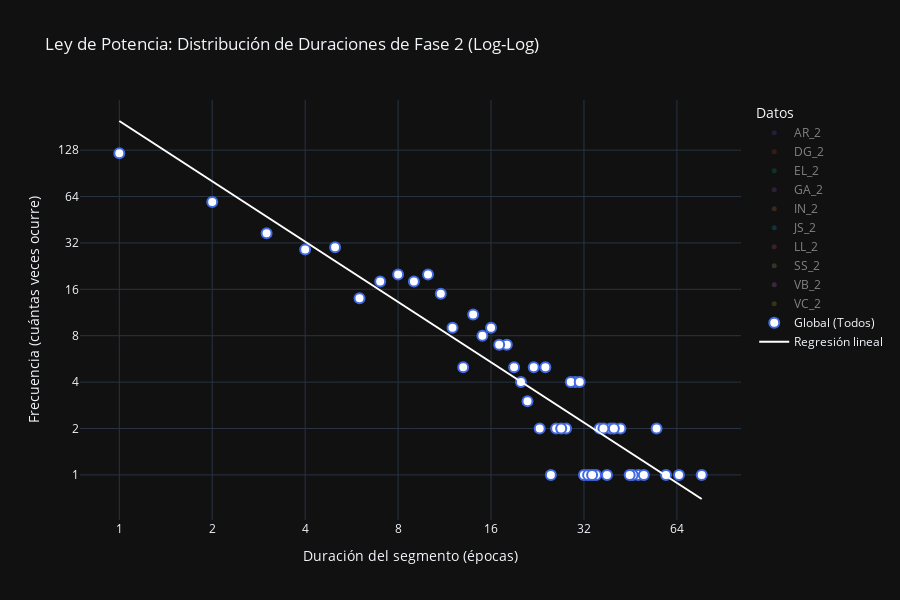

Write notebook code for a chart like this one.
### Code cell
# Crear la figura
fig_loglog = go.Figure()

# 1. Agregar los datos por Paciente (puntos pequeños y tenues de fondo)
pacientes_unicos = frec_pacientes["Paciente"].unique()
for p in pacientes_unicos:
    datos_p = frec_pacientes[frec_pacientes["Paciente"] == p]
    fig_loglog.add_trace(go.Scatter(
        x=datos_p["Duración S2"],
        y=datos_p["Frecuencia"],
        mode='markers',
        name=p,
        marker=dict(size=5, opacity=0.35),
        visible='legendonly'  # Ocultos por defecto para no saturar
    ))

# 2. Agregar los datos Globales (puntos grandes y destacados)
fig_loglog.add_trace(go.Scatter(
    x=frec_global["Duración S2"],
    y=frec_global["Frecuencia"],
    mode='markers',
    name='Global (Todos)',
    marker=dict(size=10, color='white', line=dict(width=2, color='royalblue'))
))

# 2b. Ajuste lineal en el espacio log-log
validos = frec_global[(frec_global["Duración S2"] > 0) & (frec_global["Frecuencia"] > 0)].copy()
log_x = np.log10(validos["Duración S2"].values)
log_y = np.log10(validos["Frecuencia"].values)
pendiente, intercepto = np.polyfit(log_x, log_y, 1)
log_y_pred = pendiente * log_x + intercepto
ss_res = np.sum((log_y - log_y_pred) ** 2)
ss_tot = np.sum((log_y - log_y.mean()) ** 2)
r2 = 1 - ss_res / ss_tot if len(log_y) > 1 else np.nan

orden = np.argsort(validos["Duración S2"].values)
x_line = validos["Duración S2"].values[orden]
y_line = 10 ** (intercepto + pendiente * np.log10(x_line))
fig_loglog.add_trace(go.Scatter(
    x=x_line,
    y=y_line,
    mode='lines',
    name='Regresión lineal',
    line=dict(color='white', width=2)
))

# 3. Configurar escalas Logarítmicas (La clave de la Ley de Potencia)
x_ticks = [1, 2, 4, 8, 16, 32, 64]
y_ticks = [1, 2, 4, 8, 16, 32, 64, 128]

fig_loglog.update_layout(
    title="Ley de Potencia: Distribución de Duraciones de Fase 2 (Log-Log)",
    xaxis=dict(
        title="Duración del segmento (épocas)",
        type="log"
    ),
    yaxis=dict(
        title="Frecuencia (cuántas veces ocurre)",
        type="log"
    ),
    template="plotly_dark",
    height=600,
    legend=dict(title="Datos")
)

fig_loglog.update_xaxes(
    tickmode="array",
    tickvals=x_ticks,
    ticktext=[str(v) for v in x_ticks]
)
fig_loglog.update_yaxes(
    tickmode="array",
    tickvals=y_ticks,
    ticktext=[str(v) for v in y_ticks]
)

fig_loglog.show()

print("Métricas ley de potencia (datos globales, escala log10):")
print(f"  Pendiente: {pendiente:.3f}")
print(f"  Intercepto: {intercepto:.3f}")
print(f"  R^2: {r2:.3f}")

### Figure 1 — Plotly figure (JSON) as saved in the notebook; plotly's stock layout.template omitted (floating-point values rounded to 4 significant figures)
{"data": [{"marker": {"opacity": 0.35, "size": 5}, "mode": "markers", "name": "AR_2", "type": "scatter", "visible": "legendonly", "x": [1, 3, 4, 5, 6, 7, 8, 9, 10, 11, 12, 14, 15, 16, 18, 24, 28, 30, 37, 39], "y": [12, 1, 1, 1, 2, 2, 4, 3, 1, 5, 2, 1, 2, 1, 2, 1, 1, 2, 1, 1]}, {"marker": {"opacity": 0.35, "size": 5}, "mode": "markers", "name": "DG_2", "type": "scatter", "visible": "legendonly", "x": [1, 2, 3, 4, 5, 6, 7, 8, 10, 11, 12, 13, 14, 17, 24, 31, 42, 48, 59], "y": [13, 10, 9, 1, 3, 2, 1, 2, 2, 3, 1, 1, 2, 2, 1, 1, 1, 1, 1]}, {"marker": {"opacity": 0.35, "size": 5}, "mode": "markers", "name": "EL_2", "type": "scatter", "visible": "legendonly", "x": [1, 2, 3, 4, 5, 7, 8, 9, 10, 12, 15, 16, 18, 19, 24, 42, 46, 77], "y": [13, 9, 2, 3, 5, 4, 2, 2, 2, 1, 2, 1, 1, 1, 1, 1, 1, 1]}, {"marker": {"opacity": 0.35, "size": 5}, "mode": "markers", "name": "GA_2", "type": "scatter", "visible": "legendonly", "x": [1, 2, 4, 5, 6, 7, 9, 10, 12, 13, 14, 15, 16, 18, 21, 29, 31, 32, 39, 50, 55, 65], "y": [5, 2, 2, 3, 1, 1, 1, 4, 1, 1, 2, 1, 1, 1, 1, 1, 1, 1, 1, 1, 1, 1]}, {"marker": {"opacity": 0.35, "size": 5}, "mode": "markers", "name": "IN_2", "type": "scatter", "visible": "legendonly", "x": [1, 2, 3, 4, 5, 6, 7, 8, 9, 10, 11, 14, 17, 18, 20, 22, 25, 36, 45], "y": [9, 7, 4, 1, 4, 1, 2, 5, 4, 1, 3, 4, 1, 1, 2, 1, 1, 2, 1]}, {"marker": {"opacity": 0.35, "size": 5}, "mode": "markers", "name": "JS_2", "type": "scatter", "visible": "legendonly", "x": [1, 2, 3, 4, 5, 6, 7, 9, 10, 12, 15, 16, 17, 19, 20, 23, 26, 27, 28, 29, 30, 31, 33, 40, 55], "y": [18, 4, 4, 8, 5, 1, 1, 3, 1, 1, 1, 3, 2, 1, 1, 1, 1, 1, 1, 1, 1, 1, 1, 1, 1]}, {"marker": {"opacity": 0.35, "size": 5}, "mode": "markers", "name": "LL_2", "type": "scatter", "visible": "legendonly", "x": [1, 2, 3, 4, 5, 6, 7, 8, 9, 10, 12, 19, 20, 24], "y": [29, 6, 7, 7, 3, 1, 4, 2, 2, 3, 2, 3, 1, 1]}, {"marker": {"opacity": 0.35, "size": 5}, "mode": "markers", "name": "SS_2", "type": "scatter", "visible": "legendonly", "x": [1, 2, 3, 4, 5, 6, 7, 8, 10, 11, 12, 13, 16, 17, 21, 22, 27, 35, 38], "y": [9, 8, 3, 3, 3, 4, 2, 2, 3, 3, 1, 1, 1, 1, 1, 1, 1, 1, 1]}, {"marker": {"opacity": 0.35, "size": 5}, "mode": "markers", "name": "VB_2", "type": "scatter", "visible": "legendonly", "x": [1, 2, 3, 4, 5, 7, 8, 9, 11, 13, 15, 16, 18, 21, 22, 24, 26, 29, 34, 40], "y": [9, 7, 4, 1, 3, 1, 2, 1, 1, 1, 2, 1, 1, 1, 1, 1, 1, 1, 1, 1]}, {"marker": {"opacity": 0.35, "size": 5}, "mode": "markers", "name": "VC_2", "type": "scatter", "visible": "legendonly", "x": [1, 2, 3, 4, 6, 8, 9, 10, 13, 14, 16, 17, 18, 22, 23, 29, 30, 31, 37], "y": [5, 6, 3, 2, 2, 1, 2, 3, 1, 2, 1, 1, 1, 2, 1, 1, 1, 1, 1]}, {"marker": {"color": "white", "line": {"color": "royalblue", "width": 2}, "size": 10}, "mode": "markers", "name": "Global (Todos)", "type": "scatter", "x": [1, 2, 3, 5, 4, 8, 10, 7, 9, 11, 6, 14, 12, 16, 15, 18, 17, 19, 22, 24, 13, 20, 30, 29, 31, 21, 39, 55, 23, 36, 42, 37, 28, 40, 26, 27, 77, 48, 32, 46, 59, 25, 45, 50, 65, 33, 38, 35, 34], "y": [122, 59, 37, 30, 29, 20, 20, 18, 18, 15, 14, 11, 9, 9, 8, 7, 7, 5, 5, 5, 5, 4, 4, 4, 4, 3, 2, 2, 2, 2, 2, 2, 2, 2, 2, 2, 1, 1, 1, 1, 1, 1, 1, 1, 1, 1, 1, 1, 1]}, {"line": {"color": "white", "width": 2}, "mode": "lines", "name": "Regresión lineal", "type": "scatter", "x": [1, 2, 3, 4, 5, 6, 7, 8, 9, 10, 11, 12, 13, 14, 15, 16, 17, 18, 19, 20, 21, 22, 23, 24, 25, 26, 27, 28, 29, 30, 31, 32, 33, 34, 35, 36, 37, 38, 39, 40, 42, 45, 46, 48, 50, 55, 59, 65, 77], "y": [197.8, 80.34, 47.42, 32.62, 24.41, 19.26, 15.76, 13.25, 11.37, 9.912, 8.756, 7.82, 7.047, 6.4, 5.851, 5.38, 4.972, 4.616, 4.302, 4.025, 3.778, 3.556, 3.356, 3.175, 3.011, 2.862, 2.725, 2.599, 2.483, 2.376, 2.277, 2.185, 2.099, 2.019, 1.944, 1.874, 1.809, 1.747, 1.689, 1.634, 1.534, 1.402, 1.363, 1.289, 1.223, 1.08, 0.9861, 0.8694, 0.6975]}], "layout": {"height": 600, "legend": {"title": {"text": "Datos"}}, "title": {"text": "Ley de Potencia: Distribución de Duraciones de Fase 2 (Log-Log)"}, "xaxis": {"tickmode": "array", "ticktext": ["1", "2", "4", "8", "16", "32", "64"], "tickvals": [1, 2, 4, 8, 16, 32, 64], "title": {"text": "Duración del segmento (épocas)"}, "type": "log"}, "yaxis": {"tickmode": "array", "ticktext": ["1", "2", "4", "8", "16", "32", "64", "128"], "tickvals": [1, 2, 4, 8, 16, 32, 64, 128], "title": {"text": "Frecuencia (cuántas veces ocurre)"}, "type": "log"}}}
